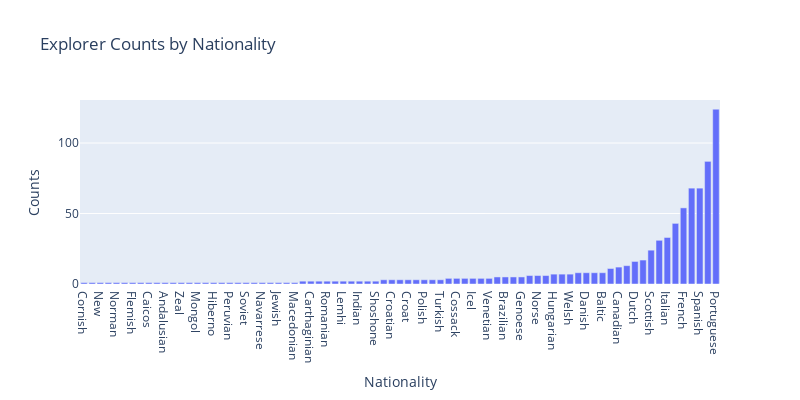

Notebook cell for this chart:
### Code cell
# create dataframe for nationality counts
nationality_counts = data['nationality'].value_counts(ascending=True).to_frame("Count").reset_index()
# show interative barchart by Number of explorer for each nationality
px.bar(
    nationality_counts, x="index", y="Count", 
    labels=dict(Count="Counts", index="Nationality"), 
    width=800, height=400, title="Explorer Counts by Nationality"
)

### Figure 1 — Plotly figure (JSON) as saved in the notebook; plotly's stock layout.template omitted (floating-point values rounded to 4 significant figures)
{"data": [{"alignmentgroup": "True", "hovertemplate": "Nationality=%{x}<br>Counts=%{y}<extra></extra>", "legendgroup": "", "marker": {"color": "#636efa"}, "name": "", "offsetgroup": "", "orientation": "v", "showlegend": false, "textposition": "auto", "type": "bar", "x": ["Cornish", "Persian", "New", "Marinid", "Norman", "Turks", "Flemish", "Turco", "Caicos", "people", "Andalusian", "Greenl", "Zeal", "Austrian", "Mongol", "Czech", "Hiberno", "Abbasid", "Peruvian", "Isl", "Soviet", "Caliphate", "Navarrese", "Newfoundl", "Jewish", "Korean", "Macedonian", "Nepalese", "Carthaginian", "Moroccan", "Romanian", "South", "Lemhi", "African", "Indian", "Aboriginal", "Shoshone", "Finnish", "Croatian", "er", "Croat", "Japanese", "Polish", "Galician", "Turkish", "Siberian", "Cossack", "Swiss", "Icel", "Egyptian", "Venetian", "Viking", "Brazilian", "ic", "Genoese", "Swedish", "Norse", "Belgian", "Hungarian", "Norwegian", "Welsh", "Chinese", "Danish", "Australian", "Baltic", "Greek", "Canadian", "British", "Dutch", "Irish", "Scottish", "German", "Italian", "Russian", "French", "American", "Spanish", "English", "Portuguese"], "xaxis": "x", "y": [1, 1, 1, 1, 1, 1, 1, 1, 1, 1, 1, 1, 1, 1, 1, 1, 1, 1, 1, 1, 1, 1, 1, 1, 1, 1, 1, 2, 2, 2, 2, 2, 2, 2, 2, 2, 2, 3, 3, 3, 3, 3, 3, 3, 3, 4, 4, 4, 4, 4, 4, 5, 5, 5, 5, 6, 6, 6, 7, 7, 7, 8, 8, 8, 8, 11, 12, 13, 16, 17, 24, 31, 33, 43, 54, 68, 68, 87, 124], "yaxis": "y"}], "layout": {"barmode": "relative", "height": 400, "legend": {"tracegroupgap": 0}, "title": {"text": "Explorer Counts by Nationality"}, "width": 800, "xaxis": {"anchor": "y", "autorange": true, "domain": [0, 1], "range": [-0.5, 78.5], "title": {"text": "Nationality"}, "type": "category"}, "yaxis": {"anchor": "x", "autorange": true, "domain": [0, 1], "range": [0, 130.5], "title": {"text": "Counts"}, "type": "linear"}}}
